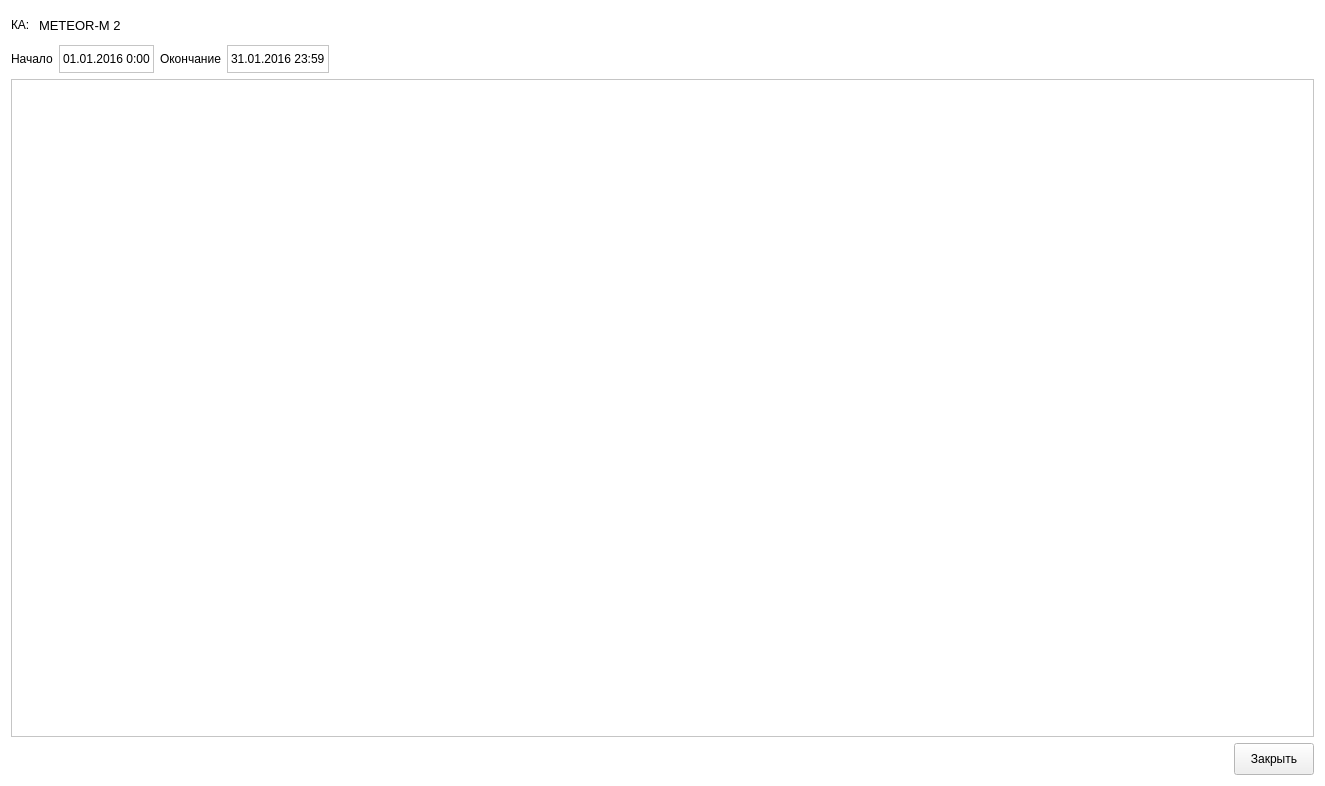
<?xml version="1.0" encoding="UTF-8"?>
<ui version="4.0">
 <class>MmirzGraph</class>
 <widget class="QWidget" name="MmirzGraph">
  <property name="geometry">
   <rect>
    <x>0</x>
    <y>0</y>
    <width>1325</width>
    <height>786</height>
   </rect>
  </property>
  <property name="palette">
   <palette>
    <active>
     <colorrole role="Base">
      <brush brushstyle="SolidPattern">
       <color alpha="255">
        <red>255</red>
        <green>255</green>
        <blue>255</blue>
       </color>
      </brush>
     </colorrole>
     <colorrole role="Window">
      <brush brushstyle="SolidPattern">
       <color alpha="255">
        <red>255</red>
        <green>255</green>
        <blue>255</blue>
       </color>
      </brush>
     </colorrole>
    </active>
    <inactive>
     <colorrole role="Base">
      <brush brushstyle="SolidPattern">
       <color alpha="255">
        <red>255</red>
        <green>255</green>
        <blue>255</blue>
       </color>
      </brush>
     </colorrole>
     <colorrole role="Window">
      <brush brushstyle="SolidPattern">
       <color alpha="255">
        <red>255</red>
        <green>255</green>
        <blue>255</blue>
       </color>
      </brush>
     </colorrole>
    </inactive>
    <disabled>
     <colorrole role="Base">
      <brush brushstyle="SolidPattern">
       <color alpha="255">
        <red>255</red>
        <green>255</green>
        <blue>255</blue>
       </color>
      </brush>
     </colorrole>
     <colorrole role="Window">
      <brush brushstyle="SolidPattern">
       <color alpha="255">
        <red>255</red>
        <green>255</green>
        <blue>255</blue>
       </color>
      </brush>
     </colorrole>
    </disabled>
   </palette>
  </property>
  <property name="windowTitle">
   <string>Количество попаданий в полосу КА</string>
  </property>
  <layout class="QGridLayout" name="gridLayout">
   <item row="0" column="0">
    <layout class="QHBoxLayout" name="horizontalLayout_3">
     <item>
      <widget class="QLabel" name="label_6">
       <property name="sizePolicy">
        <sizepolicy hsizetype="Fixed" vsizetype="Preferred">
         <horstretch>0</horstretch>
         <verstretch>0</verstretch>
        </sizepolicy>
       </property>
       <property name="text">
        <string>КА: </string>
       </property>
      </widget>
     </item>
     <item>
      <widget class="QLabel" name="label">
       <property name="minimumSize">
        <size>
         <width>0</width>
         <height>28</height>
        </size>
       </property>
       <property name="font">
        <font>
         <pointsize>10</pointsize>
        </font>
       </property>
       <property name="text">
        <string>METEOR-M 2</string>
       </property>
      </widget>
     </item>
    </layout>
   </item>
   <item row="1" column="0">
    <layout class="QHBoxLayout" name="horizontalLayout">
     <item>
      <widget class="QLabel" name="label_3">
       <property name="minimumSize">
        <size>
         <width>0</width>
         <height>28</height>
        </size>
       </property>
       <property name="text">
        <string>Начало</string>
       </property>
      </widget>
     </item>
     <item>
      <widget class="QLabel" name="label_2">
       <property name="frameShape">
        <enum>QFrame::StyledPanel</enum>
       </property>
       <property name="frameShadow">
        <enum>QFrame::Sunken</enum>
       </property>
       <property name="text">
        <string>01.01.2016 0:00</string>
       </property>
      </widget>
     </item>
     <item>
      <widget class="QLabel" name="label_4">
       <property name="minimumSize">
        <size>
         <width>0</width>
         <height>28</height>
        </size>
       </property>
       <property name="text">
        <string>Окончание</string>
       </property>
      </widget>
     </item>
     <item>
      <widget class="QLabel" name="label_5">
       <property name="frameShape">
        <enum>QFrame::StyledPanel</enum>
       </property>
       <property name="frameShadow">
        <enum>QFrame::Sunken</enum>
       </property>
       <property name="text">
        <string>31.01.2016 23:59</string>
       </property>
      </widget>
     </item>
     <item>
      <spacer name="horizontalSpacer">
       <property name="orientation">
        <enum>Qt::Horizontal</enum>
       </property>
       <property name="sizeHint" stdset="0">
        <size>
         <width>40</width>
         <height>20</height>
        </size>
       </property>
      </spacer>
     </item>
    </layout>
   </item>
   <item row="2" column="0">
    <widget class="QFrame" name="frame">
     <property name="sizePolicy">
      <sizepolicy hsizetype="Preferred" vsizetype="Expanding">
       <horstretch>0</horstretch>
       <verstretch>0</verstretch>
      </sizepolicy>
     </property>
     <property name="frameShape">
      <enum>QFrame::StyledPanel</enum>
     </property>
     <property name="frameShadow">
      <enum>QFrame::Raised</enum>
     </property>
    </widget>
   </item>
   <item row="3" column="0">
    <layout class="QHBoxLayout" name="horizontalLayout_2">
     <item>
      <spacer name="horizontalSpacer_2">
       <property name="orientation">
        <enum>Qt::Horizontal</enum>
       </property>
       <property name="sizeHint" stdset="0">
        <size>
         <width>40</width>
         <height>20</height>
        </size>
       </property>
      </spacer>
     </item>
     <item>
      <widget class="QPushButton" name="cancelBtn">
       <property name="minimumSize">
        <size>
         <width>0</width>
         <height>32</height>
        </size>
       </property>
       <property name="text">
        <string>Закрыть</string>
       </property>
      </widget>
     </item>
    </layout>
   </item>
  </layout>
 </widget>
 <resources/>
 <connections/>
</ui>
